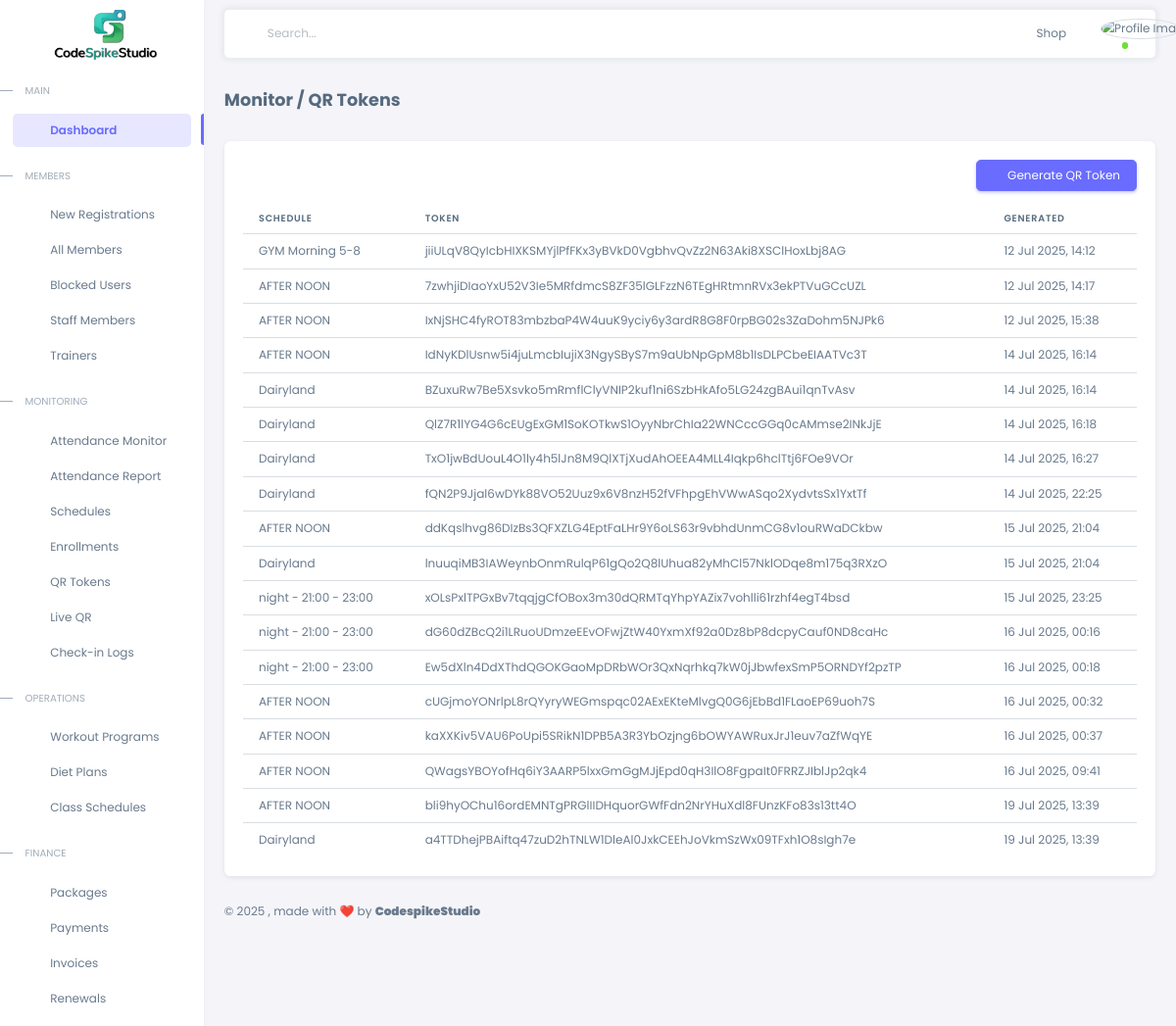
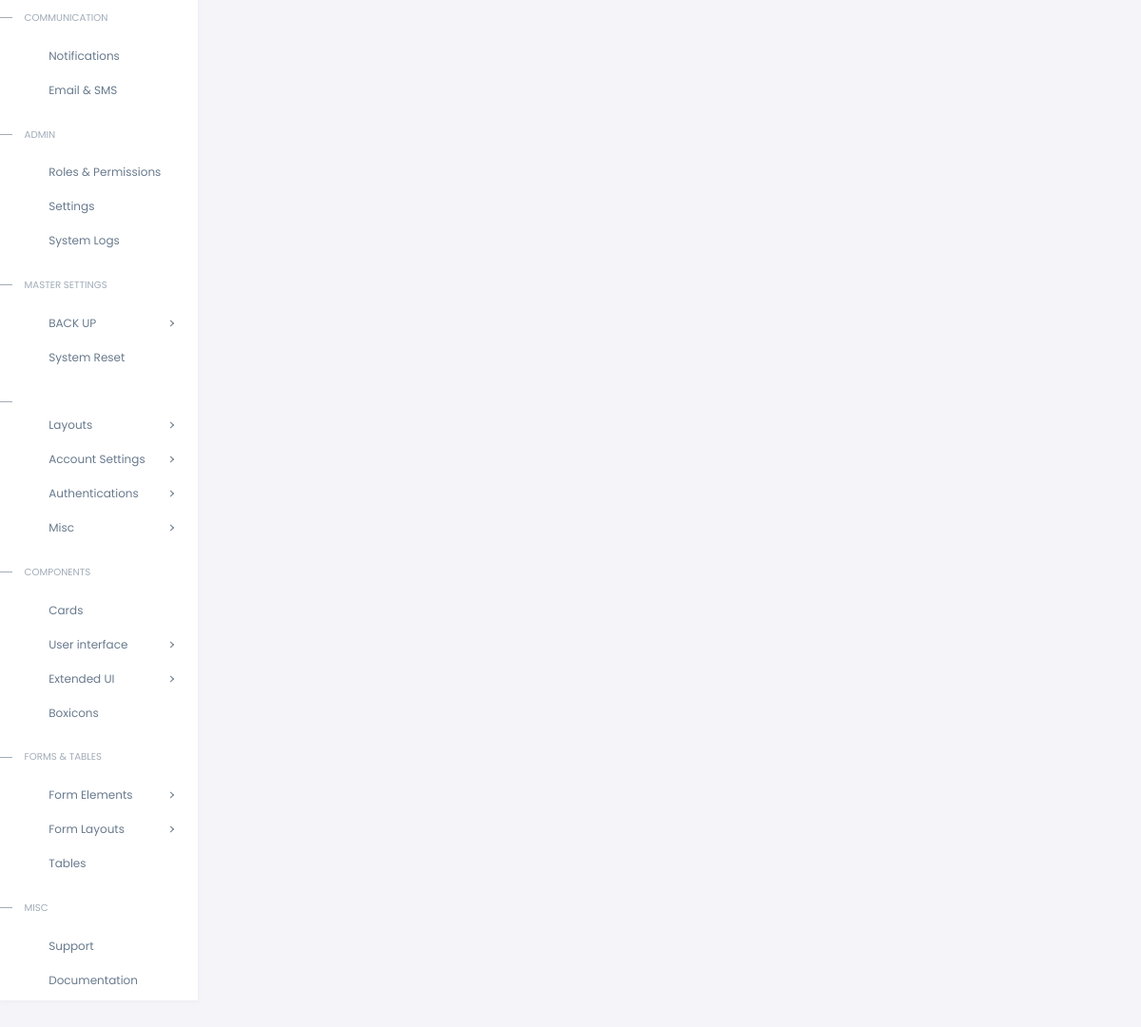
The app's page /qr-tokens/ with its own data (2 pictures, top to bottom).
### attendance/models.py (models this page shows, shortened)
class QRToken(models.Model):
    schedule = models.ForeignKey(
        Schedule,
        on_delete=models.CASCADE,
        related_name='qr_tokens'
    )
    token = models.CharField(max_length=64, unique=True, default=generate_token)
    generated_at = models.DateTimeField(auto_now_add=True)
    expires_at = models.DateTimeField(default=default_expiry)  # ✅ Fix: default expiry
    used = models.BooleanField(default=False)

class Schedule(models.Model):
    SESSION_STATUS = [
        ('upcoming', 'Upcoming'),
        ('live', 'Live'),
        ('ended', 'Ended'),
    ]
    name = models.CharField(max_length=100)  # e.g., "Zumba", "HIIT"
    trainer = models.ForeignKey(
        settings.AUTH_USER_MODEL,
        on_delete=models.SET_NULL,
        null=True,
        blank=True,
        related_name='trainer_schedules'
    )
    start_time = models.TimeField()  # Only time, not date
    end_time = models.TimeField()
    capacity = models.PositiveIntegerField(default=30)
    status = models.CharField(max_length=10, choices=SESSION_STATUS, default='upcoming')
    created_at = models.DateTimeField(auto_now_add=True)

### attendance/views.py (the view)
# urls.py: path('qr-tokens/', views.QRTokenListView.as_view(), name='qr_token_list'),
class QRTokenListView(ListView):
    model = QRToken
    template_name = 'attendance/qr_token_list.html'
    context_object_name = 'qr_tokens'
    paginate_by = 20
    def get_queryset(self):
        return super().get_queryset().select_related('schedule')
    def get_context_data(self, **kwargs):
        context = super().get_context_data(**kwargs)
        context['page_obj'] = context.get('page_obj')
        return context

### templates/attendance/qr_token_list.html (shortened to what this page needs)
{% extends 'advadmin/index.html' %}
{% block content %}
<div class="container-xxl container-p-y">
  <h4 class="fw-bold py-3 mb-4">Monitor / QR Tokens</h4>
  <div class="card">
    <div class="card-body">
      <div class="mb-3 text-end">
        <a href="{% url 'qr_token_create' %}" class="btn btn-primary">
          <i class="bx bx-qr"></i> Generate QR Token
        </a>
      </div>
      <div class="table-responsive">
        <table class="table table-hover">
          <thead>
            <tr>
              <th>Schedule</th>
              <th>Token</th>
              <th>Generated</th>
            </tr>
          </thead>
          <tbody class="table-border-bottom-0">
            {% for token in qr_tokens %}
            <tr>
              <td>{{ token.schedule.name }}</td>
              <td>{{ token.token }}</td>
              <td>{{ token.generated_at|date:"d M Y, H:i" }}</td>
            </tr>
            {% empty %}
            <tr>
              <td colspan="3" class="text-center">No QR tokens found</td>
            </tr>
            {% endfor %}
          </tbody>
        </table>
      </div>
    </div>
  </div>
</div>
{% endblock %}

### records on screen
QRToken: schedule.name "GYM Morning 5-8", token "jiiULqV8QyIcbHIXKSMYjlPfFKx3yBVkD0VgbhvQvZz2N63Aki8XSClHoxLbj8AG", generated_at "12 Jul 2025, 14:12"
QRToken: schedule.name "AFTER NOON", token "7zwhjiDIaoYxU52V3Ie5MRfdmcS8ZF35lGLFzzN6TEgHRtmnRVx3ekPTVuGCcUZL", generated_at "12 Jul 2025, 14:17"
QRToken: schedule.name "AFTER NOON", token "IxNjSHC4fyROT83mbzbaP4W4uuK9yciy6y3ardR8G8F0rpBG02s3ZaDohm5NJPk6", generated_at "12 Jul 2025, 15:38"
QRToken: schedule.name "AFTER NOON", token "IdNyKDlUsnw5i4juLmcbIujiX3NgySByS7m9aUbNpGpM8b1IsDLPCbeEIAATVc3T", generated_at "14 Jul 2025, 16:14"
QRToken: schedule.name "Dairyland", token "BZuxuRw7Be5Xsvko5mRmflClyVNIP2kuf1ni6SzbHkAfo5LG24zgBAui1qnTvAsv", generated_at "14 Jul 2025, 16:14"
QRToken: schedule.name "Dairyland", token "QlZ7R1lYG4G6cEUgExGM1SoKOTkwS1OyyNbrChIa22WNCccGGq0cAMmse2INkJjE", generated_at "14 Jul 2025, 16:18"
QRToken: schedule.name "Dairyland", token "TxO1jwBdUouL4O1ly4h5lJn8M9QlXTjXudAhOEEA4MLL4Iqkp6hclTtj6FOe9VOr", generated_at "14 Jul 2025, 16:27"
QRToken: schedule.name "Dairyland", token "fQN2P9Jjal6wDYk88VO52Uuz9x6V8nzH52fVFhpgEhVWwASqo2XydvtsSx1YxtTf", generated_at "14 Jul 2025, 22:25"
QRToken: schedule.name "AFTER NOON", token "ddKqslhvg86DIzBs3QFXZLG4EptFaLHr9Y6oLS63r9vbhdUnmCG8v1ouRWaDCkbw", generated_at "15 Jul 2025, 21:04"
QRToken: schedule.name "Dairyland", token "lnuuqiMB3IAWeynbOnmRulqP61gQo2Q8lUhua82yMhCl57NklODqe8m175q3RXzO", generated_at "15 Jul 2025, 21:04"
QRToken: schedule.name "night - 21:00 - 23:00", token "xOLsPxlTPGxBv7tqqjgCfOBox3m30dQRMTqYhpYAZix7vohlli61rzhf4egT4bsd", generated_at "15 Jul 2025, 23:25"
QRToken: schedule.name "night - 21:00 - 23:00", token "dG60dZBcQ2i1LRuoUDmzeEEvOFwjZtW40YxmXf92a0Dz8bP8dcpyCauf0ND8caHc", generated_at "16 Jul 2025, 00:16"
QRToken: schedule.name "night - 21:00 - 23:00", token "Ew5dXln4DdXThdQGOKGaoMpDRbWOr3QxNqrhkq7kW0jJbwfexSmP5ORNDYf2pzTP", generated_at "16 Jul 2025, 00:18"
QRToken: schedule.name "AFTER NOON", token "cUGjmoYONrlpL8rQYyryWEGmspqc02AExEKteMlvgQ0G6jEbBd1FLaoEP69uoh7S", generated_at "16 Jul 2025, 00:32"
QRToken: schedule.name "AFTER NOON", token "kaXXKiv5VAU6PoUpi5SRikN1DPB5A3R3YbOzjng6bOWYAWRuxJrJ1euv7aZfWqYE", generated_at "16 Jul 2025, 00:37"
QRToken: schedule.name "AFTER NOON", token "QWagsYBOYofHq6iY3AARP5lxxGmGgMJjEpd0qH3IlO8FgpaIt0FRRZJIblJp2qk4", generated_at "16 Jul 2025, 09:41"
QRToken: schedule.name "AFTER NOON", token "bli9hyOChu16ordEMNTgPRGlIIDHquorGWfFdn2NrYHuXdl8FUnzKFo83s13tt4O", generated_at "19 Jul 2025, 13:39"
QRToken: schedule.name "Dairyland", token "a4TTDhejPBAiftq47zuD2hTNLW1DleAl0JxkCEEhJoVkmSzWx09TFxh1O8sIgh7e", generated_at "19 Jul 2025, 13:39"
